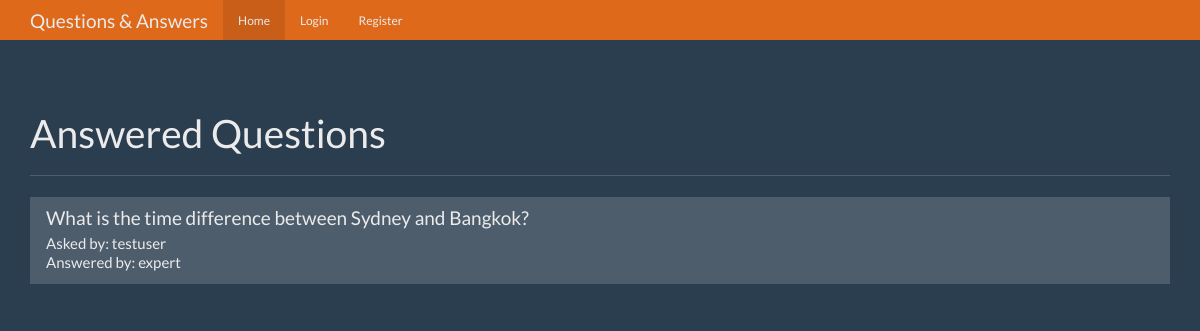
Before: / with the older database file.
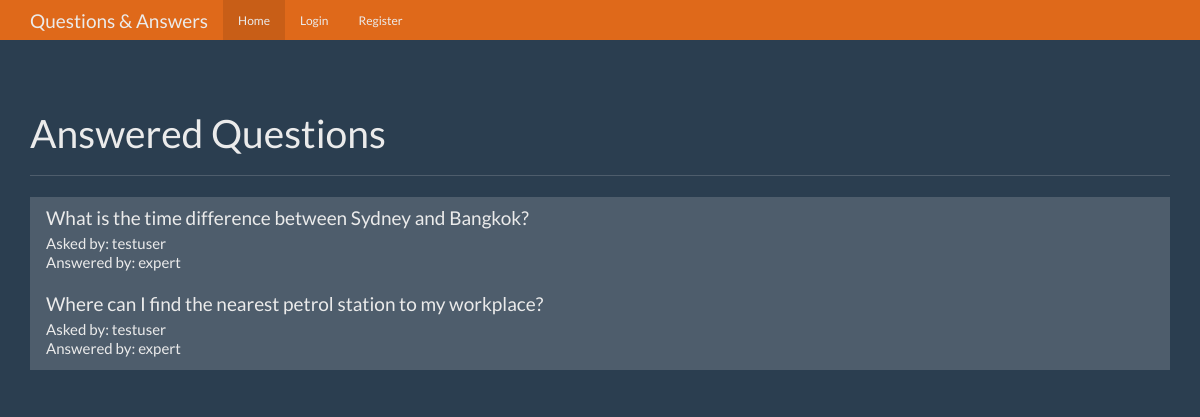
After: the same page with the newer database file.
### tables this page shows
CREATE TABLE questions(
    id integer primary key autoincrement,
    question_text text not null,
    answer_text text,
    asked_by_id integer not null,
    expert_id integer not null
);

CREATE TABLE users(
    id integer primary key autoincrement,
    name text not null,
    password text not null,
    expert boolean not null,
    admin boolean not null
);

### app.py (the view)
@app.route('/')
def index():
    user = get_current_user()
    db = get_db()
    answer_cur = db.execute('''
                    SELECT
                        q.id AS id, q.question_text AS question_text, u.name AS asked_user , u2.name AS expert_user
                    FROM
                        questions q
                        JOIN users u ON u.id = q.asked_by_id
                        JOIN users u2 ON u2.id = q.expert_id
                    WHERE
                        q.answer_text NOT NULL
    ''')
    answer_results = answer_cur.fetchall()
    return render_template('home.html', title='Home', user=user, answers=answer_results)

### app.py (called while the page is built, shortened)
def get_current_user():
    user_result = None
    return user_result

### database.py (called while the page is built)
def connect_db():
    sql = sqlite3.connect('/Users/promieyutasane/Dropbox/Github/question-answer/qa.db')
    sql.row_factory = sqlite3.Row
    return sql

def get_db():
    if not hasattr(g, 'sqlite3_db'):
        g.sqlite_db = connect_db()
    return g.sqlite_db

### templates/home.html
{% extends 'layout.html' %}
{% block content %}
      <div class="page-header">
        <h1>Answered Questions</h1>
      </div>
      <div class="row">
        <div class="col-lg-12">
          <div class="list-group">
            {% for answer in answers %}
            <a href="{{ url_for('question', question_id=answer.id) }}" class="list-group-item">
              <h4 class="list-group-item-heading">{{ answer.question_text }}</h4>
              <p class="list-group-item-text">Asked by: {{ answer.asked_user }}</p>
              <p class="list-group-item-text">Answered by: {{ answer.expert_user }}</p>
            </a>
            {% endfor %}
          </div>
        </div>
      </div>
{% endblock content %}

### templates/layout.html (shortened to what this page needs)
<!DOCTYPE html>
<html lang="en">
  <head>
    <link href="{{ url_for('static', filename='bootstrap.min.css') }}" rel="stylesheet">
    <link href="{{ url_for('static', filename='theme.css') }}" rel="stylesheet">
  </head>
  <body>
    <nav class="navbar navbar-inverse navbar-fixed-top">
      <div class="container">
        <div class="navbar-header">
          <a class="navbar-brand" href="{{ url_for('index') }}">Questions & Answers</a>
        </div>
        <div id="navbar" class="navbar-collapse collapse">
          <ul class="nav navbar-nav">
            <li class="active"><a href="{{ url_for('index') }}">Home</a></li>
            {% if not user %}
                <li><a href="{{ url_for('login') }}">Login</a></li>
                <li><a href="{{ url_for('register') }}">Register</a></li>
            {% endif %}
          </ul>
        </div>
      </div>
    </nav>
    <div class="container theme-showcase" role="main">
        {% block content %}{% endblock %}
    </div>
  </body>
</html>

### static/theme.css (style rules this page uses)
body { padding-top: 70px; padding-bottom: 30px; }

Changed rows visible on the page:
added questions: question_text "Where can I find the nearest petrol station to my workplace?", asked_user "testuser", expert_user "expert"
